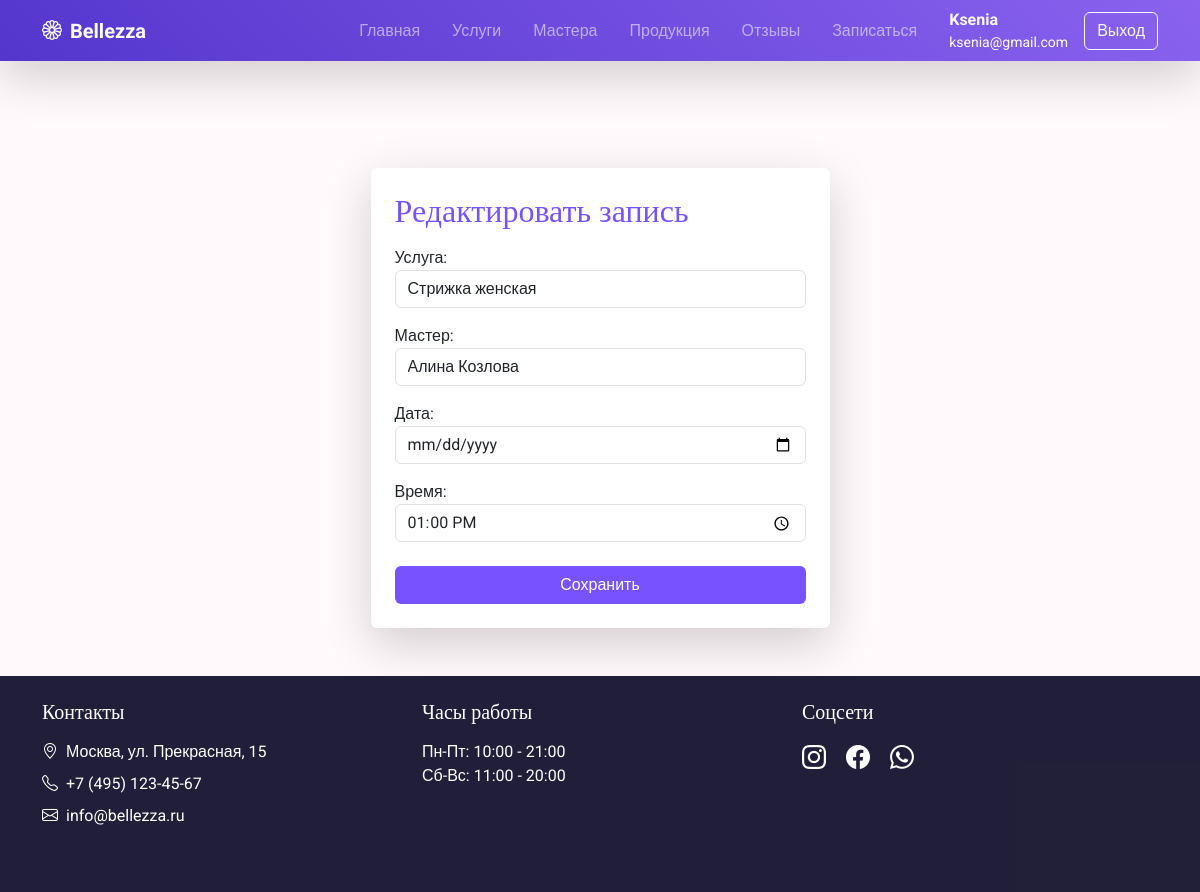
Page /api/v1/beauty_salon/appointment/35/edit/ (signed in) on the committed database.
### beauty_salon/models.py (models this page shows, shortened)
class Appointment(models.Model):
    STATUS_CHOICES = [
        ('pending', 'Ожидает подтверждения'),
        ('confirmed', 'Подтверждена'),
        ('completed', 'Выполнена'),
        ('canceled', 'Отменена'),
    ]
    client = models.ForeignKey(Client, on_delete=models.CASCADE, verbose_name='Клиент')
    employee = models.ForeignKey(Employee, on_delete=models.CASCADE, verbose_name='Исполнитель')
    date = models.DateField(verbose_name='Дата')
    time = models.TimeField(verbose_name='Время')
    service = models.ForeignKey(Service, on_delete=models.CASCADE)
    status = models.CharField(
        max_length=20,
        choices=STATUS_CHOICES,
        default='pending',
        verbose_name='Статус'
    )
    created_at = models.DateTimeField(auto_now_add=True, verbose_name='Создан')
    history = HistoricalRecords(
        verbose_name="История изменений",
        bases=[models.Model],
    )
    class Meta:
        verbose_name = "Запись"
        verbose_name_plural = "Записи"
        ordering = ['-date', '-time']

### beauty_salon/views.py (the view)
# urls.py: path('appointment/<int:appointment_id>/edit/', views.appointment_edit, name='appointment_edit'),
@login_required
def appointment_edit(request, appointment_id):
    appointment = get_object_or_404(
        Appointment,
        id=appointment_id,
        client=request.user.client
    )
    if appointment.status == 'completed':
        return render(request, 'error.html', {
            'message': 'Нельзя редактировать завершённую запись.'
        })
    if request.method == 'POST':
        form = AppointmentForm(request.POST, instance=appointment, user=request.user)
        if form.is_valid():
            form.save()
            return redirect('profile')
    else:
        form = AppointmentForm(instance=appointment, user=request.user)
    return render(request, 'appointments/edit.html', {
        'form': form,
        'appointment': appointment
    })

### beauty_salon/models.py (called while the page is built)
    def __str__(self):
        return self.name

    def __str__(self):
        return self.name

### beauty_salon/templates/appointments/edit.html (shortened to what this page needs)
{% extends "base_generic.html" %}
{% load static %}
{% block content %}
<div class="container d-flex flex-column align-items-center justify-content-center mt-5">
    <div class="appointment-edit-box p-4 shadow-lg rounded" style="max-width: 550px; background: #fff;">
        <h2 class="mb-3" style="color: #7752ff;">Редактировать запись</h2>
        <form method="post" class="mt-3">
            {{ form.as_p }}
            <button type="submit" class="btn w-100 mt-2" style="background-color: #7752ff; color: white">
                Сохранить
            </button>
        </form>
    </div>
</div>
{% endblock %}

### templates/base_generic.html (shortened to what this page needs)
<!DOCTYPE html>
{% load static %}
<html lang="ru">
<head>
    <link href="https://cdn.jsdelivr.net/npm/bootstrap@5.3.0/dist/css/bootstrap.min.css" rel="stylesheet">
    <link rel="stylesheet" href="https://cdnjs.cloudflare.com/ajax/libs/font-awesome/6.4.2/css/all.min.css">
    <link href="{% static 'css/styles.css' %}" rel="stylesheet">
    <link rel="stylesheet" href="https://cdn.jsdelivr.net/npm/bootstrap-icons@1.7.2/font/bootstrap-icons.css">
</head>
<body class="d-flex flex-column min-vh-100">
<header>
    <nav class="navbar navbar-expand-lg navbar-dark fixed-top shadow-lg">
        <div class="container">
            <a class="navbar-brand fw-bold" href="{% url 'home' %}">
                <i class="bi bi-flower1 me-2"></i>Bellezza
            </a>
            <div class="collapse navbar-collapse" id="navbarNav">
                <ul class="navbar-nav ms-auto">
                    <li class="nav-item mx-2">
                        <a class="nav-link" href="{% url 'home' %}">Главная</a>
                    </li>
                    <li class="nav-item mx-2">
                        <a class="nav-link" href="{% url 'service_list' %}">Услуги</a>
                    </li>
                    <li class="nav-item mx-2">
                        <a class="nav-link" href="{% url 'employee_list' %}">Мастера</a>
                    </li>
                    <li class="nav-item mx-2">
                        <a class="nav-link" href="{% url 'product_list' %}">Продукция</a>
                    </li>
                    <li class="nav-item mx-2">
                        <a class="nav-link" href="{% url 'review_list' %}">Отзывы</a>
                    </li>
                    <li class="nav-item mx-2">
                        <a class="nav-link" href="{% url 'appointment_create' %}">Записаться</a>
                    </li>
                </ul>
                <div class="d-flex ms-3 align-items-center">
                    {% if user.is_authenticated %}
                        <a href="{% url 'profile' %}" class="text-decoration-none text-light me-3">
                            <div class="d-flex flex-column">
                                <span class="fw-bold">{{ user.username }}</span>
                                <small class="text-white">{{ user.email }}</small>
                            </div>
                        </a>
                        <form action="{% url 'logout' %}" method="post" class="d-inline">
                            <button type="submit" class="btn btn-outline-light">Выход</button>
                        </form>
                    {% else %}
                        <a href="{% url 'login' %}" class="btn btn-outline-light me-2">Вход</a>
                        <a href="{% url 'register' %}" class="btn btn-light">Регистрация</a>
                    {% endif %}
                </div>
            </div>
        </div>
    </nav>
</header>
    <main class="flex-grow-1 mt-5 pt-4">
        <div class="container py-5">
            {% block content %}{% endblock %}
        </div>
    </main>
    <footer class="text-white mt-auto py-4" style="background-color: #1F1C37FC">
        <div class="container">
            <div class="row">
                <div class="col-md-4 mb-4">
                    <h5 class="mb-3 text-white">Контакты</h5>
                    <ul class="list-unstyled">
                        <li><i class="bi bi-geo-alt me-2"></i>Москва, ул. Прекрасная, 15</li>
                        <li class="my-2"><i class="bi bi-telephone me-2"></i>+7 (495) 123-45-67</li>
                        <li><i class="bi bi-envelope me-2"></i>info@bellezza.ru</li>
                    </ul>
                </div>
                <div class="col-md-4 mb-4">
                    <h5 class="mb-3 text-white">Часы работы</h5>
                    <ul class="list-unstyled">
                        <li>Пн-Пт: 10:00 - 21:00</li>
                        <li>Сб-Вс: 11:00 - 20:00</li>
                    </ul>
                </div>
                <div class="col-md-4 mb-4">
                    <h5 class="mb-3 text-white">Соцсети</h5>
                    <div class="social-links">
                        <a href="#" class="text-white me-3"><i class="bi bi-instagram fs-4"></i></a>
                        <a href="#" class="text-white me-3"><i class="bi bi-facebook fs-4"></i></a>
                        <a href="#" class="text-white"><i class="bi bi-whatsapp fs-4"></i></a>
                    </div>
                </div>
            </div>
        </div>
    </footer>
</body>
</html>

### static/css/styles.css (style rules this page uses)
:root { --primary-color: #dac5fd; --secondary-color: #f0f0f0; --accent-color: #8c7cff; }
body { font-family: "Roboto", sans-serif; background-color: #fff9fb; }
h1, h2, h3, h4, h5 { font-family: "Playfair Display", serif; color: #333; }
.navbar { background: linear-gradient(45deg, #5436cd, #8a62ef); }

### beauty_salon/templates/appointments/edit.html (style rules this page uses)
.appointment-edit-box { transition: transform 0.3s ease-in-out; }

### rows in the picture
Appointment: service "Стрижка женская", employee "Алина Козлова", time "13:00:00"

### other values in the picture
{{ user.username }} "Ksenia"
{{ user.email }} "ksenia@gmail.com"
